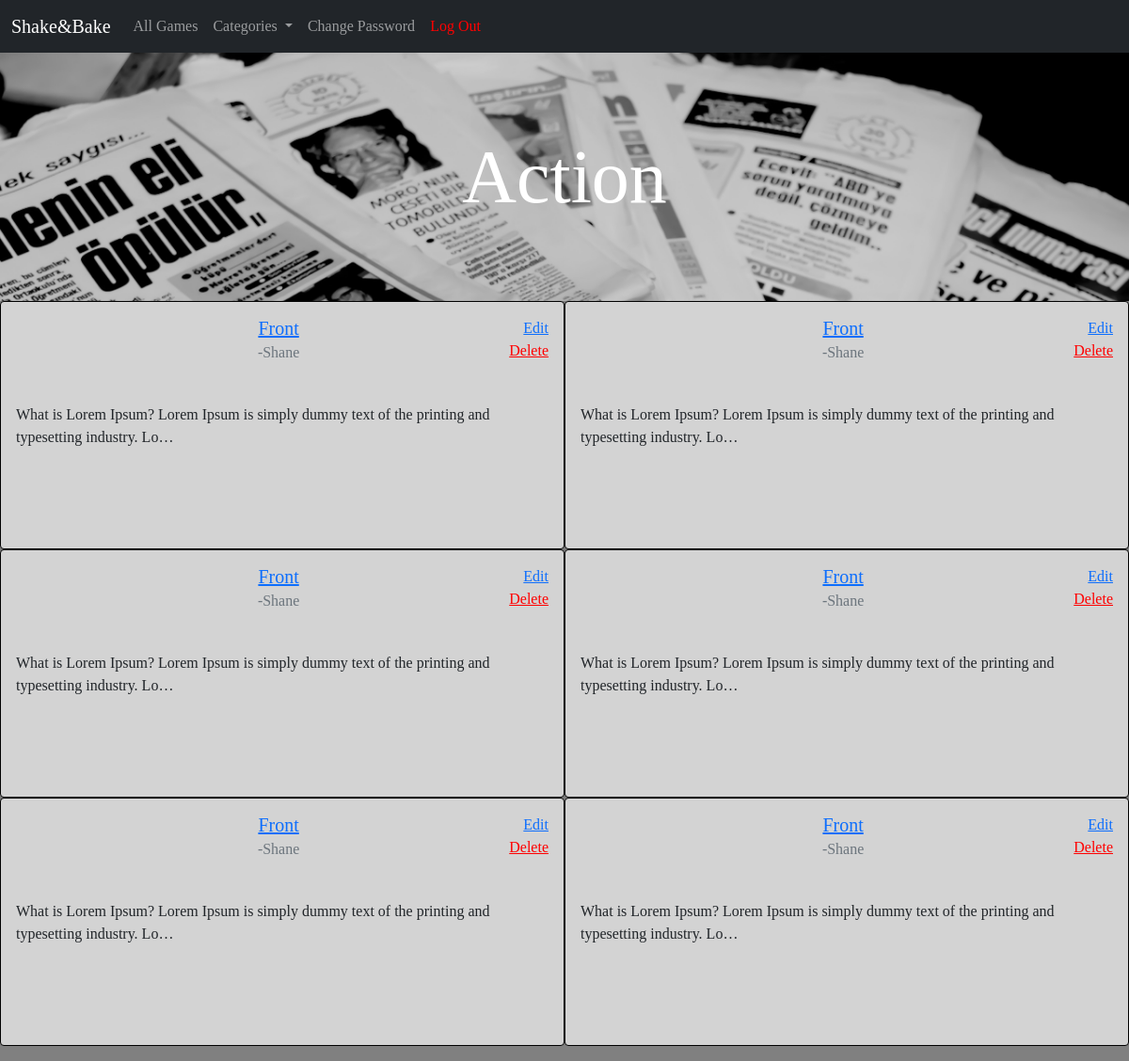
The app's page /articles/frontpage/ (signed in), older data.
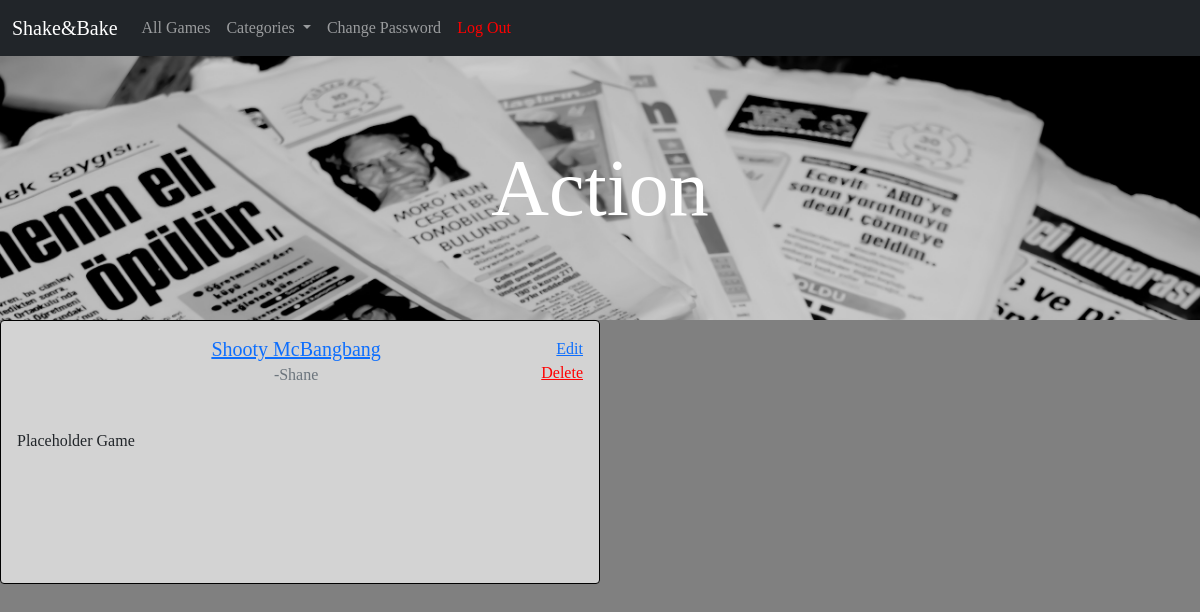
The same page, newer data.
### articles/models.py (models this page shows, shortened)
class Article(models.Model):
    title=models.CharField(max_length=200)
    body=models.TextField()
    author=models.ForeignKey(
        get_user_model(),
        on_delete=models.CASCADE
    )
    created_on=models.DateTimeField(auto_now_add=True)
    category = models.CharField(max_length=200, default="None")

### accounts/models.py (models this page shows)
class CustomUser(AbstractUser):
    role = models.CharField(max_length=255)
    department = models.CharField(max_length=255, default="None")

### articles/views.py (the view)
# urls.py: path('frontpage/', FrontPageListView.as_view(), name='front_page'),
class FrontPageListView(LoginRequiredMixin, ListView):
    model=Article
    template_name="front_page.html"

### templates/front_page.html (shortened to what this page needs)
{% extends 'base.html' %}
{% block content %}
<div class="front-page">
    <div class="page-photo">
        <h1>Action</h1>
    </div>
    <div class="article-list-section">
        {% for article in article_list %}
            {% if article.category == 'Front-Page' %}
                <div class="card">
                    <div class="card-body">
                        <div class="top-of-card">
                            <div class="title-author">
                                <h5 class="card-title"><a href="{% url 'article_detail' article.id %}">{{article.title|truncatechars:50}}</a></h5>
                                <h6 class="card-subtitle mb-2 text-muted author">-{{article.author}}</h6>
                            </div>
                            <div class="article-list-buttons">
                                {% if article.author == user %}
                                <a href="{% url 'article_edit' article.id %}" class="card-link">Edit</a>
                                <a href="{% url 'article_delete' article.id %}" class="card-link" style="color: red;">Delete</a>
                                {% endif %}
                            </div>
                        </div>
                        <div class="article-info">
                            <p class="card-text">{{article.body|truncatechars:100}}</p>
                        </div>
                    </div>
                </div>
            {% endif %}
        {% endfor %}
    </div>
</div>
{% endblock content %}

### templates/base.html (shortened to what this page needs)
{% load static %}
<!DOCTYPE html>
<html lang="en">
	<head>
		<link
			href="https://cdn.jsdelivr.net/npm/bootstrap@5.1.3/dist/css/bootstrap.min.css"
			rel="stylesheet"
		/>
		<link rel="stylesheet" href="{% static 'css/base.css' %}">
	</head>
	<body>
		<nav class="navbar navbar-expand-lg navbar-dark bg-dark">
			<div class="container-fluid">
				<a
					class="navbar-brand"
					href="{% url 'index' %}"
					>Shake&Bake</a
				>
				<div
					class="collapse navbar-collapse"
					id="navbarSupportedContent"
				>
				<ul class="navbar-nav me-auto mb-2 mb-lg-0">
								<li class="nav-item">
									<a class="nav-link" href="{% url 'article_list' %}"
										>All Games</a
									>
								</li>
								<li class="nav-item dropdown">
									<a class="nav-link dropdown-toggle" id="navbarDropdown" role="button" data-bs-toggle="dropdown" aria-haspopup="true" aria-expanded="false">
									Categories
									</a>
								</li>
								{% if user.is_authenticated %}
									<li class="nav-item">
										<a class="nav-link" href="{% url 'password_change' %}"
											>Change Password</a
										>
									</li>
									<li class="nav-item">
										<a class="nav-link" style="color: red;" href="{% url 'logout' %}"
											>Log Out</a
										>
									</li>
								{% endif %}
					</ul>
				</div>
			</div>
		</nav>
		<div class="page-content">
			{% block content %} {% endblock content %}
		</div>
	</body>
</html>

### static/css/base.css (style rules this page uses)
body { font-family: 'EB Garamond', serif; background-color: grey; width: 100%; }
.front-page { display: flex; flex-direction: column; text-align: center; }
.front-page .page-photo { display: flex; width: 100%; height: 33vh; background-image: url('/static/images/frontpage.jpg'); background-size: cover; margin-bottom: 0; }
.front-page h1 { font-size: 5rem; margin: auto; color: white; }
.front-page .article-list-section { display: flex; flex-direction: row; flex-wrap: wrap; margin-bottom: 1rem; }
.front-page .card { display: flex; width: 50%; height: 33vh; background-color: lightgrey; border: .5px solid black; }
.front-page .card-body { display: flex; flex-direction: column; width: 100%; height: 25vh; justify-content: space-between; }
.front-page .top-of-card { display: flex; flex-direction: row; }
.front-page .title-author { width: 100%; height: 25%; margin-left: 6%; }
.front-page .article-list-buttons { display: flex; flex-direction: column; text-align: right; }
.front-page .article-info { display: flex; flex-direction: row; text-align: center; width: 100%; height: 60%; justify-content: space-between; }
.front-page .card-text { height: 100%; width: 100%; text-align: left; }
.front-page .article-list-buttons .card-link { display: flex; flex-direction: column; margin: 0; }

Row changes from the older to the newer data that the page shows:
removed Article: title "Front", author "Shane", shows "Edit", body "What is Lorem Ipsum? Lorem Ipsum is simply dummy text of the printing and typesetting industry. Lo…"
removed Article: title "Front", author "Shane", shows "Edit", body "What is Lorem Ipsum? Lorem Ipsum is simply dummy text of the printing and typesetting industry. Lo…"
removed Article: title "Front", author "Shane", shows "Edit", body "What is Lorem Ipsum? Lorem Ipsum is simply dummy text of the printing and typesetting industry. Lo…"
removed Article: title "Front", author "Shane", shows "Edit", body "What is Lorem Ipsum? Lorem Ipsum is simply dummy text of the printing and typesetting industry. Lo…"
removed Article: title "Front", author "Shane", shows "Edit", body "What is Lorem Ipsum? Lorem Ipsum is simply dummy text of the printing and typesetting industry. Lo…"
removed Article: title "Front", author "Shane", shows "Edit", body "What is Lorem Ipsum? Lorem Ipsum is simply dummy text of the printing and typesetting industry. Lo…"
added Article: title "Shooty McBangbang", author "Shane", shows "Edit", body "Placeholder Game"
